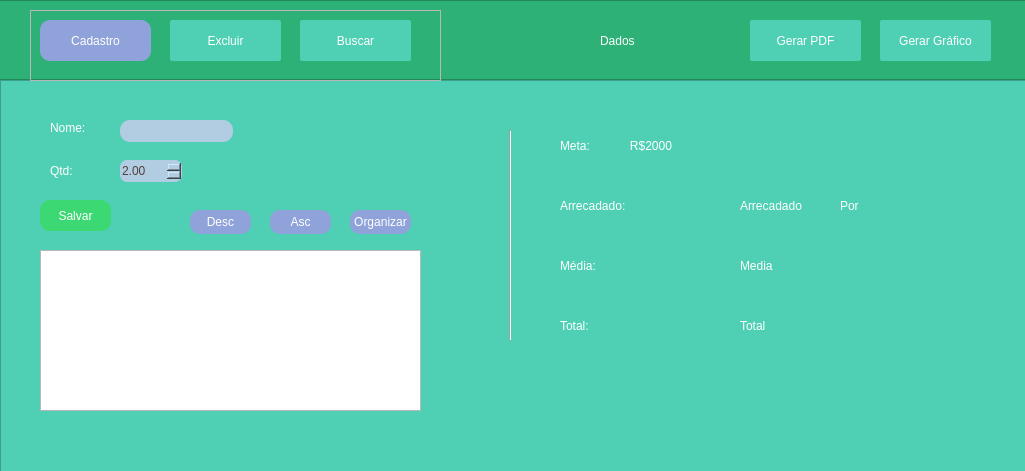
<?xml version="1.0" encoding="UTF-8"?>
<ui version="4.0">
 <class>MainWindow</class>
 <widget class="QMainWindow" name="MainWindow">
  <property name="geometry">
   <rect>
    <x>0</x>
    <y>0</y>
    <width>1025</width>
    <height>471</height>
   </rect>
  </property>
  <property name="sizePolicy">
   <sizepolicy hsizetype="Preferred" vsizetype="Preferred">
    <horstretch>0</horstretch>
    <verstretch>0</verstretch>
   </sizepolicy>
  </property>
  <property name="windowTitle">
   <string>MainWindow</string>
  </property>
  <widget class="QWidget" name="centralwidget">
   <widget class="QFrame" name="frame">
    <property name="geometry">
     <rect>
      <x>30</x>
      <y>10</y>
      <width>411</width>
      <height>71</height>
     </rect>
    </property>
    <property name="sizePolicy">
     <sizepolicy hsizetype="MinimumExpanding" vsizetype="MinimumExpanding">
      <horstretch>0</horstretch>
      <verstretch>0</verstretch>
     </sizepolicy>
    </property>
    <property name="minimumSize">
     <size>
      <width>10</width>
      <height>20</height>
     </size>
    </property>
    <property name="frameShape">
     <enum>QFrame::StyledPanel</enum>
    </property>
    <property name="frameShadow">
     <enum>QFrame::Raised</enum>
    </property>
    <widget class="QPushButton" name="cadastroPage">
     <property name="geometry">
      <rect>
       <x>10</x>
       <y>10</y>
       <width>111</width>
       <height>41</height>
      </rect>
     </property>
     <property name="sizePolicy">
      <sizepolicy hsizetype="Preferred" vsizetype="Preferred">
       <horstretch>0</horstretch>
       <verstretch>0</verstretch>
      </sizepolicy>
     </property>
     <property name="minimumSize">
      <size>
       <width>10</width>
       <height>10</height>
      </size>
     </property>
     <property name="cursor">
      <cursorShape>PointingHandCursor</cursorShape>
     </property>
     <property name="styleSheet">
      <string notr="true">QPushButton {
border-radius: 10px;
color: white;
background-color: #8FA2DA;
}
QPushButton:pressed {
background-color: lightblue;
}
</string>
     </property>
     <property name="text">
      <string>Cadastro</string>
     </property>
    </widget>
    <widget class="QPushButton" name="excluirPage">
     <property name="geometry">
      <rect>
       <x>140</x>
       <y>10</y>
       <width>111</width>
       <height>41</height>
      </rect>
     </property>
     <property name="cursor">
      <cursorShape>PointingHandCursor</cursorShape>
     </property>
     <property name="styleSheet">
      <string notr="true">QPushButton {
border-radius: 2px;
background-color: #4FCFB4;
color: white;
}
QPushButton:pressed {
background-color: lightblue;
}</string>
     </property>
     <property name="text">
      <string>Excluir</string>
     </property>
    </widget>
    <widget class="QPushButton" name="buscarPage">
     <property name="geometry">
      <rect>
       <x>270</x>
       <y>10</y>
       <width>111</width>
       <height>41</height>
      </rect>
     </property>
     <property name="cursor">
      <cursorShape>PointingHandCursor</cursorShape>
     </property>
     <property name="styleSheet">
      <string notr="true">QPushButton {
border-radius: 2px;
background-color: #4FCFB4;
color: white;
}
QPushButton:pressed {
background-color: lightblue;
}</string>
     </property>
     <property name="text">
      <string>Buscar</string>
     </property>
    </widget>
   </widget>
   <widget class="QStackedWidget" name="Pages">
    <property name="geometry">
     <rect>
      <x>30</x>
      <y>100</y>
      <width>421</width>
      <height>151</height>
     </rect>
    </property>
    <property name="currentIndex">
     <number>0</number>
    </property>
    <widget class="QWidget" name="page">
     <widget class="QLabel" name="label">
      <property name="geometry">
       <rect>
        <x>20</x>
        <y>20</y>
        <width>49</width>
        <height>16</height>
       </rect>
      </property>
      <property name="styleSheet">
       <string notr="true">color: white;
font: 12pt &quot;Segoe UI&quot;;</string>
      </property>
      <property name="text">
       <string>Nome:</string>
      </property>
     </widget>
     <widget class="QLabel" name="label_2">
      <property name="geometry">
       <rect>
        <x>20</x>
        <y>60</y>
        <width>41</width>
        <height>21</height>
       </rect>
      </property>
      <property name="styleSheet">
       <string notr="true">color: white;
font: 12pt &quot;Segoe UI&quot;;</string>
      </property>
      <property name="text">
       <string>Qtd:</string>
      </property>
     </widget>
     <widget class="QPushButton" name="salvar">
      <property name="geometry">
       <rect>
        <x>10</x>
        <y>100</y>
        <width>71</width>
        <height>31</height>
       </rect>
      </property>
      <property name="cursor">
       <cursorShape>PointingHandCursor</cursorShape>
      </property>
      <property name="styleSheet">
       <string notr="true">QPushButton {
border-radius: 10px;
background-color: #3CD873;
color: white;
}
QPushButton:pressed {
background-color: lightblue;
}</string>
      </property>
      <property name="text">
       <string>Salvar</string>
      </property>
      <property name="shortcut">
       <string>Return</string>
      </property>
     </widget>
     <widget class="QPushButton" name="desc">
      <property name="geometry">
       <rect>
        <x>160</x>
        <y>110</y>
        <width>61</width>
        <height>24</height>
       </rect>
      </property>
      <property name="cursor">
       <cursorShape>PointingHandCursor</cursorShape>
      </property>
      <property name="styleSheet">
       <string notr="true">QPushButton {
border-radius: 10px;
background-color: #8FA2DA;
color: white;
}
QPushButton:pressed {
background-color: lightblue;
}</string>
      </property>
      <property name="text">
       <string>Desc</string>
      </property>
      <property name="autoDefault">
       <bool>true</bool>
      </property>
      <property name="default">
       <bool>false</bool>
      </property>
      <property name="flat">
       <bool>false</bool>
      </property>
     </widget>
     <widget class="QPushButton" name="asc">
      <property name="geometry">
       <rect>
        <x>240</x>
        <y>110</y>
        <width>61</width>
        <height>24</height>
       </rect>
      </property>
      <property name="cursor">
       <cursorShape>PointingHandCursor</cursorShape>
      </property>
      <property name="styleSheet">
       <string notr="true">QPushButton {
border-radius: 10px;
background-color: #8FA2DA;
color: white;
}
QPushButton:pressed {
background-color: lightblue;
}</string>
      </property>
      <property name="text">
       <string>Asc</string>
      </property>
     </widget>
     <widget class="QPushButton" name="organizar">
      <property name="geometry">
       <rect>
        <x>320</x>
        <y>110</y>
        <width>61</width>
        <height>24</height>
       </rect>
      </property>
      <property name="cursor">
       <cursorShape>PointingHandCursor</cursorShape>
      </property>
      <property name="styleSheet">
       <string notr="true">QPushButton {
border-radius: 10px;
background-color: #8FA2DA;
color: white;
}
QPushButton:pressed {
background-color: lightblue;
}</string>
      </property>
      <property name="text">
       <string>Organizar</string>
      </property>
     </widget>
     <widget class="QLineEdit" name="nomeIn">
      <property name="geometry">
       <rect>
        <x>90</x>
        <y>20</y>
        <width>113</width>
        <height>22</height>
       </rect>
      </property>
      <property name="styleSheet">
       <string notr="true">QLineEdit {
border-radius: 10px;
background-color: #B2CDE2;
color: #523E3E;
}</string>
      </property>
     </widget>
     <widget class="QDoubleSpinBox" name="qtdIn">
      <property name="geometry">
       <rect>
        <x>90</x>
        <y>60</y>
        <width>62</width>
        <height>22</height>
       </rect>
      </property>
      <property name="styleSheet">
       <string notr="true">QDoubleSpinBox {
border-radius: 7px;
background-color: #B2CDE2;
color: #523E3E;
}</string>
      </property>
      <property name="wrapping">
       <bool>false</bool>
      </property>
      <property name="value">
       <double>2.000000000000000</double>
      </property>
     </widget>
    </widget>
    <widget class="QWidget" name="page_2">
     <widget class="QLabel" name="label_3">
      <property name="geometry">
       <rect>
        <x>40</x>
        <y>20</y>
        <width>31</width>
        <height>21</height>
       </rect>
      </property>
      <property name="styleSheet">
       <string notr="true">font: 12pt &quot;Segoe UI&quot;;
color: white;</string>
      </property>
      <property name="text">
       <string>ID:</string>
      </property>
     </widget>
     <widget class="QLineEdit" name="idIn">
      <property name="geometry">
       <rect>
        <x>90</x>
        <y>20</y>
        <width>113</width>
        <height>22</height>
       </rect>
      </property>
      <property name="styleSheet">
       <string notr="true">QLineEdit {
border-radius: 10px;
background-color: #B2CDE2;
color: #523E3E;
}</string>
      </property>
     </widget>
     <widget class="QPushButton" name="excluir">
      <property name="geometry">
       <rect>
        <x>40</x>
        <y>60</y>
        <width>71</width>
        <height>31</height>
       </rect>
      </property>
      <property name="styleSheet">
       <string notr="true">QPushButton {
border-radius: 10px;
background-color: #F26A1D;
color: white;
}
QPushButton:pressed {
background-color: lightblue;
}</string>
      </property>
      <property name="text">
       <string>Excluir</string>
      </property>
     </widget>
     <widget class="QPushButton" name="excluirTudo">
      <property name="geometry">
       <rect>
        <x>130</x>
        <y>60</y>
        <width>71</width>
        <height>31</height>
       </rect>
      </property>
      <property name="styleSheet">
       <string notr="true">QPushButton {
border-radius: 10px;
background-color: #F26A1D;
color: white;
}
QPushButton:pressed {
background-color: lightblue;
}</string>
      </property>
      <property name="text">
       <string>Excluir tudo</string>
      </property>
     </widget>
    </widget>
    <widget class="QWidget" name="page_3">
     <widget class="QLabel" name="label_4">
      <property name="geometry">
       <rect>
        <x>20</x>
        <y>20</y>
        <width>49</width>
        <height>16</height>
       </rect>
      </property>
      <property name="styleSheet">
       <string notr="true">font: 12pt &quot;Segoe UI&quot;;
color: white;</string>
      </property>
      <property name="text">
       <string>Nome:</string>
      </property>
     </widget>
     <widget class="QLineEdit" name="nomeBuscarIn">
      <property name="geometry">
       <rect>
        <x>90</x>
        <y>20</y>
        <width>113</width>
        <height>22</height>
       </rect>
      </property>
      <property name="styleSheet">
       <string notr="true">QLineEdit {
border-radius: 10px;
background-color: #B2CDE2;
color: #523E3E;
}</string>
      </property>
     </widget>
     <widget class="QPushButton" name="buscar">
      <property name="geometry">
       <rect>
        <x>20</x>
        <y>60</y>
        <width>71</width>
        <height>31</height>
       </rect>
      </property>
      <property name="cursor">
       <cursorShape>PointingHandCursor</cursorShape>
      </property>
      <property name="styleSheet">
       <string notr="true">QPushButton {
border-radius: 10px;
background-color: #8FA2DA;
color: white;
}
QPushButton:pressed {
background-color: lightblue;
}</string>
      </property>
      <property name="text">
       <string>Buscar</string>
      </property>
      <property name="shortcut">
       <string>Return</string>
      </property>
     </widget>
     <widget class="QLabel" name="doado">
      <property name="geometry">
       <rect>
        <x>100</x>
        <y>100</y>
        <width>311</width>
        <height>31</height>
       </rect>
      </property>
      <property name="styleSheet">
       <string notr="true">color: white;
font: 16pt &quot;Segoe UI&quot;;</string>
      </property>
      <property name="text">
       <string/>
      </property>
     </widget>
     <widget class="QLabel" name="label_6">
      <property name="geometry">
       <rect>
        <x>20</x>
        <y>100</y>
        <width>81</width>
        <height>31</height>
       </rect>
      </property>
      <property name="styleSheet">
       <string notr="true">font: 16pt &quot;Segoe UI&quot;;
color: white;</string>
      </property>
      <property name="text">
       <string>Doado:</string>
      </property>
     </widget>
    </widget>
   </widget>
   <widget class="QFrame" name="frame_2">
    <property name="geometry">
     <rect>
      <x>-10</x>
      <y>0</y>
      <width>1081</width>
      <height>80</height>
     </rect>
    </property>
    <property name="styleSheet">
     <string notr="true">background-color: rgb(45, 177, 118);</string>
    </property>
    <property name="frameShape">
     <enum>QFrame::StyledPanel</enum>
    </property>
    <property name="frameShadow">
     <enum>QFrame::Raised</enum>
    </property>
    <widget class="QLabel" name="label_5">
     <property name="geometry">
      <rect>
       <x>610</x>
       <y>10</y>
       <width>201</width>
       <height>61</height>
      </rect>
     </property>
     <property name="styleSheet">
      <string notr="true">font: 30pt &quot;Arial&quot;;
color: white;</string>
     </property>
     <property name="text">
      <string>Dados</string>
     </property>
    </widget>
    <widget class="QPushButton" name="gerarPdf">
     <property name="geometry">
      <rect>
       <x>760</x>
       <y>20</y>
       <width>111</width>
       <height>41</height>
      </rect>
     </property>
     <property name="cursor">
      <cursorShape>PointingHandCursor</cursorShape>
     </property>
     <property name="styleSheet">
      <string notr="true">QPushButton {
border-radius: 2px;
background-color: #4FCFB4;
color: white;
}
QPushButton:pressed {
background-color: lightblue;
}</string>
     </property>
     <property name="text">
      <string>Gerar PDF</string>
     </property>
    </widget>
    <widget class="QPushButton" name="gerarGrafico">
     <property name="geometry">
      <rect>
       <x>890</x>
       <y>20</y>
       <width>111</width>
       <height>41</height>
      </rect>
     </property>
     <property name="cursor">
      <cursorShape>PointingHandCursor</cursorShape>
     </property>
     <property name="styleSheet">
      <string notr="true">QPushButton {
border-radius: 2px;
background-color: #4FCFB4;
color: white;
}
QPushButton:pressed {
background-color: lightblue;
}</string>
     </property>
     <property name="text">
      <string>Gerar Gráfico</string>
     </property>
    </widget>
   </widget>
   <widget class="Line" name="line">
    <property name="geometry">
     <rect>
      <x>480</x>
      <y>130</y>
      <width>61</width>
      <height>211</height>
     </rect>
    </property>
    <property name="orientation">
     <enum>Qt::Vertical</enum>
    </property>
   </widget>
   <widget class="QTableWidget" name="table">
    <property name="geometry">
     <rect>
      <x>40</x>
      <y>250</y>
      <width>381</width>
      <height>161</height>
     </rect>
    </property>
   </widget>
   <widget class="QFrame" name="frame_3">
    <property name="geometry">
     <rect>
      <x>0</x>
      <y>80</y>
      <width>1071</width>
      <height>411</height>
     </rect>
    </property>
    <property name="styleSheet">
     <string notr="true">background-color: #4FCFB4;</string>
    </property>
    <property name="frameShape">
     <enum>QFrame::StyledPanel</enum>
    </property>
    <property name="frameShadow">
     <enum>QFrame::Raised</enum>
    </property>
    <widget class="QLabel" name="por_4">
     <property name="geometry">
      <rect>
       <x>560</x>
       <y>230</y>
       <width>121</width>
       <height>31</height>
      </rect>
     </property>
     <property name="styleSheet">
      <string notr="true">font: 23pt &quot;Segoe UI&quot;;
color: white;</string>
     </property>
     <property name="text">
      <string>Total:</string>
     </property>
    </widget>
    <widget class="QLabel" name="total">
     <property name="geometry">
      <rect>
       <x>740</x>
       <y>230</y>
       <width>71</width>
       <height>31</height>
      </rect>
     </property>
     <property name="styleSheet">
      <string notr="true">font: 23pt &quot;Segoe UI&quot;;
color: white;</string>
     </property>
     <property name="text">
      <string>Total</string>
     </property>
    </widget>
    <widget class="QLabel" name="por_3">
     <property name="geometry">
      <rect>
       <x>560</x>
       <y>170</y>
       <width>121</width>
       <height>31</height>
      </rect>
     </property>
     <property name="styleSheet">
      <string notr="true">color: white;
font: 23pt &quot;Segoe UI&quot;;</string>
     </property>
     <property name="text">
      <string>Média:</string>
     </property>
    </widget>
    <widget class="QLabel" name="media">
     <property name="geometry">
      <rect>
       <x>740</x>
       <y>170</y>
       <width>91</width>
       <height>31</height>
      </rect>
     </property>
     <property name="styleSheet">
      <string notr="true">color: white;
font: 23pt &quot;Segoe UI&quot;;</string>
     </property>
     <property name="text">
      <string>Media</string>
     </property>
    </widget>
    <widget class="QLabel" name="por_2">
     <property name="geometry">
      <rect>
       <x>560</x>
       <y>110</y>
       <width>181</width>
       <height>31</height>
      </rect>
     </property>
     <property name="styleSheet">
      <string notr="true">font: 23pt &quot;Segoe UI&quot;;
color: white;</string>
     </property>
     <property name="text">
      <string>Arrecadado:</string>
     </property>
    </widget>
    <widget class="QLabel" name="arrecadado">
     <property name="geometry">
      <rect>
       <x>740</x>
       <y>110</y>
       <width>121</width>
       <height>31</height>
      </rect>
     </property>
     <property name="styleSheet">
      <string notr="true">font: 23pt &quot;Segoe UI&quot;;
color: white;</string>
     </property>
     <property name="text">
      <string>Arrecadado</string>
     </property>
    </widget>
    <widget class="QLabel" name="por">
     <property name="geometry">
      <rect>
       <x>840</x>
       <y>110</y>
       <width>121</width>
       <height>31</height>
      </rect>
     </property>
     <property name="styleSheet">
      <string notr="true">color: white;
font: 23pt &quot;Segoe UI&quot;;</string>
     </property>
     <property name="text">
      <string>Por</string>
     </property>
    </widget>
    <widget class="QLabel" name="por_5">
     <property name="geometry">
      <rect>
       <x>560</x>
       <y>50</y>
       <width>291</width>
       <height>31</height>
      </rect>
     </property>
     <property name="styleSheet">
      <string notr="true">color: white;
font: 23pt &quot;Segoe UI&quot;;</string>
     </property>
     <property name="text">
      <string>Meta:            R$2000</string>
     </property>
    </widget>
   </widget>
   <zorder>frame_3</zorder>
   <zorder>frame_2</zorder>
   <zorder>frame</zorder>
   <zorder>Pages</zorder>
   <zorder>line</zorder>
   <zorder>table</zorder>
  </widget>
  <widget class="QMenuBar" name="menubar">
   <property name="geometry">
    <rect>
     <x>0</x>
     <y>0</y>
     <width>1025</width>
     <height>22</height>
    </rect>
   </property>
  </widget>
 </widget>
 <resources/>
 <connections/>
</ui>
